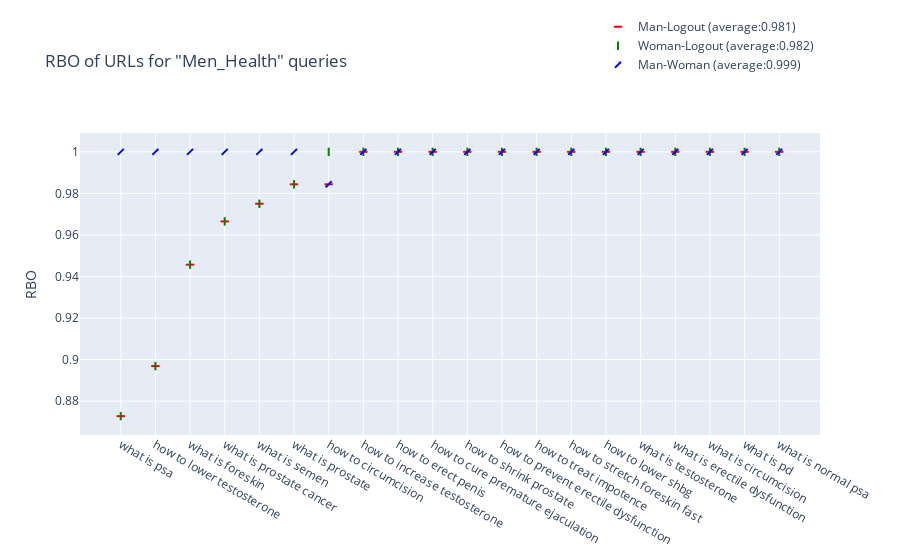

Source (notebook cell):
### Code cell
Plot(data=[all_queries, res_man, res_woman, res_man_woman, average, 'URLs'],
     metrics='RBO',
     category="Men_Health")

### Figure 1 — Plotly figure (JSON) as saved in the notebook; plotly's stock layout.template omitted (floating-point values rounded to 4 significant figures)
{"data": [{"marker": {"color": "red", "line": {"color": "red", "width": 2}, "symbol": "line-ew"}, "mode": "markers", "name": "Man-Logout (average:0.981)", "type": "scatter", "x": ["what is psa", "how to lower testosterone", "what is foreskin", "what is prostate cancer", "what is semen", "what is prostate", "how to circumcision", "how to increase testosterone", "how to erect penis", "how to cure premature ejaculation", "how to shrink prostate", "how to prevent erectile dysfunction", "how to treat impotence", "how to stretch foreskin fast", "how to lower shbg", "what is testosterone", "what is erectile dysfunction", "what is circumcision", "what is pd", "what is normal psa"], "y": [0.8728, 0.8969, 0.9457, 0.9665, 0.975, 0.9844, 0.9844, 1, 1, 1, 1, 1, 1, 1, 1, 1, 1, 1, 1, 1]}, {"marker": {"color": "green", "line": {"color": "green", "width": 2}, "symbol": "line-ns"}, "mode": "markers", "name": "Woman-Logout (average:0.982)", "type": "scatter", "x": ["what is psa", "how to lower testosterone", "what is foreskin", "what is prostate cancer", "what is semen", "what is prostate", "how to circumcision", "how to increase testosterone", "how to erect penis", "how to cure premature ejaculation", "how to shrink prostate", "how to prevent erectile dysfunction", "how to treat impotence", "how to stretch foreskin fast", "how to lower shbg", "what is testosterone", "what is erectile dysfunction", "what is circumcision", "what is pd", "what is normal psa"], "y": [0.8728, 0.8969, 0.9457, 0.9665, 0.975, 0.9844, 1, 1, 1, 1, 1, 1, 1, 1, 1, 1, 1, 1, 1, 1]}, {"marker": {"color": "blue", "line": {"color": "blue", "width": 2}, "symbol": "line-ne"}, "mode": "markers", "name": "Man-Woman (average:0.999)", "type": "scatter", "x": ["what is psa", "how to lower testosterone", "what is foreskin", "what is prostate cancer", "what is semen", "what is prostate", "how to circumcision", "how to increase testosterone", "how to erect penis", "how to cure premature ejaculation", "how to shrink prostate", "how to prevent erectile dysfunction", "how to treat impotence", "how to stretch foreskin fast", "how to lower shbg", "what is testosterone", "what is erectile dysfunction", "what is circumcision", "what is pd", "what is normal psa"], "y": [1, 1, 1, 1, 1, 1, 0.9844, 1, 1, 1, 1, 1, 1, 1, 1, 1, 1, 1, 1, 1]}], "layout": {"autosize": true, "legend": {"x": 0.7, "y": 1.4}, "title": {"text": "RBO of URLs for \"Men_Health\" queries"}, "xaxis": {"autorange": true, "range": [-1.179, 20.18], "type": "category"}, "yaxis": {"autorange": true, "range": [0.8629, 1.01], "title": {"text": "RBO"}, "type": "linear"}}}
